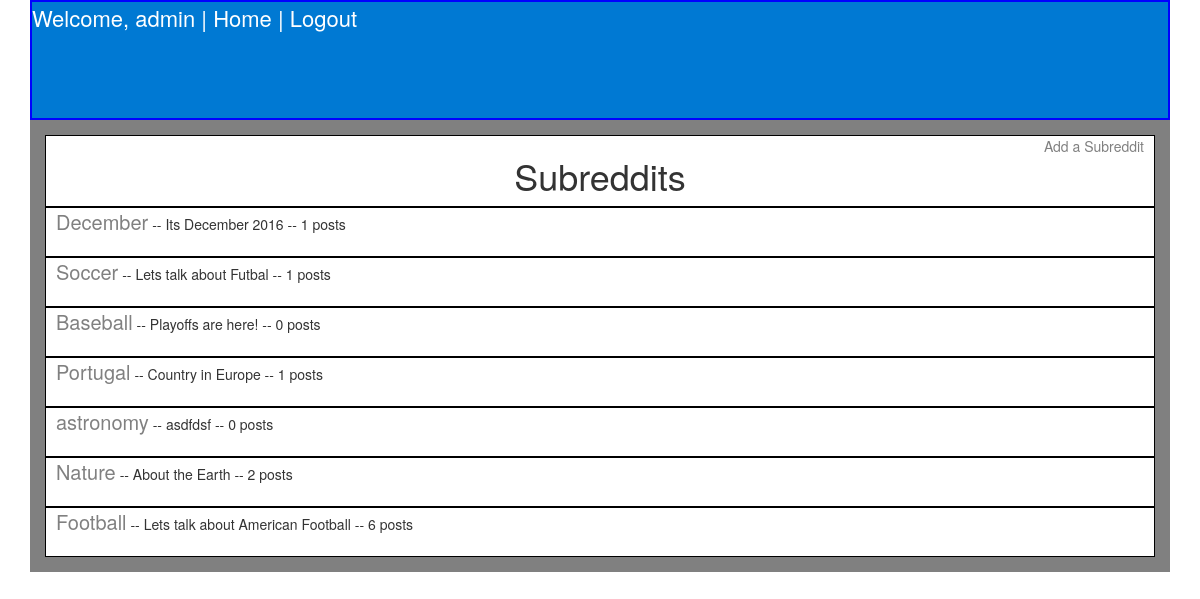
The app's page / (signed in) with its own data.
### app/models.py (models this page shows, shortened)
class Subreddit(models.Model):
    name = models.CharField(max_length = 40)
    description = models.CharField(max_length = 40)
    creation_time = models.DateTimeField(auto_now_add=True)
    @property
    def current_count(self):
        posts = Post.objects.filter(subreddit = self)
        return posts.count()

### app/views.py (the view)
# urls.py: url(r'^$', SubredditView.as_view(), name="subreddits_view"),
class SubredditView(ListView):
    template_name = "subreddits.html"
    model = Subreddit
    def get_context_data(self):
        context = super().get_context_data()
        subs = Subreddit.objects.all()
        order = sorted(subs, key=operator.attrgetter('creation_time'))
        order.reverse()
        context["twenty"] = order
        return context

### templates/subreddits.html
{% extends 'base.html' %}
    {% block content %}
      <div class="title">
<a href="{%url 'subreddit_create_view'%}">Add a Subreddit</a>
      <h1>Subreddits</h1>
    </div>
      {% for sub in twenty %}
  <div class="sub_item">
        <a href="{%url 'post_list_view' sub.id %}">{{sub.name}}</a> --
        {{ sub.description }} -- {{ sub.current_count }} posts
  </div>
      {% endfor %}
        {% endblock %}

### templates/base.html (shortened to what this page needs)
{% load staticfiles %}
<!DOCTYPE html>
<html>
  <head>
    <link rel="stylesheet" href="{% static 'css/bootstrap.css' %}" media="screen" title="no title">
    <link rel="stylesheet" type="text/css" href="{% static 'css/theme.css' %}" />
  </head>
  <body>
    <div class="container">
    <div class="links" id="top">
      {% if request.user.is_authenticated %}
       Welcome, {{ request.user }} | <a href="{% url 'subreddits_view'%}">Home</a> |
       <a href="http://localhost:8000/logout">Logout</a>
       {% else %}
       <a href="{% url 'subreddits_view'%}">Home</a> | <a href="{% url 'user_create_view'%}">Create User</a>
       | <a href="http://localhost:8000/login">Login</a>
       {% endif %}
    </div>
<div class="box">
    {% block content %}
        {% endblock %}
      </div>
  </body>
</html>

### app/static/css/theme.css (style rules this page uses)
.links { color: white; background: #0079d3; height: 120px; border: 2px solid blue; font-size: 22px; }
.container a:link { color: grey; font-size: 20px; }
#top a:link { color: white; }
#top a:link { font-size: 22px; padding-top: 10px; }
.title { text-align: center; border: solid 1px black; padding-right: 10px; padding-left: 10px; }
.title a:link { float: right ; font-size: 14px; }
.box { border: 15px solid grey; }
.sub_item { height: 50px; border: solid 1px black; padding-left: 10px; }

### records on screen
Subreddit: name "December", description "Its December 2016", current_count "1"
Subreddit: name "Soccer", description "Lets talk about Futbal", current_count "1"
Subreddit: name "Baseball", description "Playoffs are here!", current_count "0"
Subreddit: name "Portugal", description "Country in Europe", current_count "1"
Subreddit: name "astronomy", description "asdfdsf", current_count "0"
Subreddit: name "Nature", description "About the Earth", current_count "2"
Subreddit: name "Football", description "Lets talk about American Football", current_count "6"

### other values on screen
{{ request.user }} "admin"
